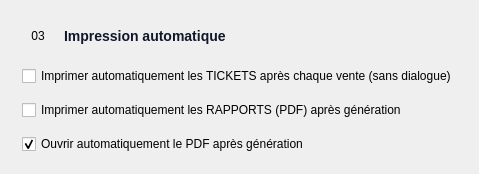
                                                            <widget class="QFrame" name="section_card">
                                                                <layout class="QVBoxLayout" name="secPrintAutoLayout">
                                                                    <property name="spacing">
                                                                        <number>14</number>
                                                                    </property>
                                                                    <property name="leftMargin">
                                                                        <number>22</number>
                                                                    </property>
                                                                    <property name="topMargin">
                                                                        <number>20</number>
                                                                    </property>
                                                                    <property name="rightMargin">
                                                                        <number>22</number>
                                                                    </property>
                                                                    <property name="bottomMargin">
                                                                        <number>20</number>
                                                                    </property>
                                                                    <item>
                                                                        <layout class="QHBoxLayout" name="secPrintAutoHeader">
                                                                            <property name="spacing">
                                                                                <number>10</number>
                                                                            </property>
                                                                            <item>
                                                                                <widget class="QLabel" name="secPrintAutoIcon">
                                                                                    <property name="minimumSize">
                                                                                        <size>
                                                                                            <width>32</width>
                                                                                            <height>32</height>
                                                                                        </size>
                                                                                    </property>
                                                                                    <property name="maximumSize">
                                                                                        <size>
                                                                                            <width>32</width>
                                                                                            <height>32</height>
                                                                                        </size>
                                                                                    </property>
                                                                                    <property name="styleSheet">
                                                                                        <string notr="true">QLabel#section_icon { background: #e0f2fe; color: #023E8A; border-radius: 8px; padding: 6px; font-size: 12px; font-weight: 800; }</string>
                                                                                    </property>
                                                                                    <property name="text">
                                                                                        <string>03</string>
                                                                                    </property>
                                                                                    <property name="alignment">
                                                                                        <set>Qt::AlignmentFlag::AlignCenter</set>
                                                                                    </property>
                                                                                </widget>
                                                                            </item>
                                                                            <item>
                                                                                <widget class="QLabel" name="secPrintAutoTitle">
                                                                                    <property name="styleSheet">
                                                                                        <string notr="true">color: #0f172a; font-size: 14px; font-weight: 800;</string>
                                                                                    </property>
                                                                                    <property name="text">
                                                                                        <string>Impression automatique</string>
                                                                                    </property>
                                                                                </widget>
                                                                            </item>
                                                                        </layout>
                                                                    </item>
                                                                    <item>
                                                                        <widget class="QCheckBox" name="chk_auto_print">
                                                                            <property name="text">
                                                                                <string>Imprimer automatiquement les TICKETS après chaque vente (sans dialogue)</string>
                                                                            </property>
                                                                        </widget>
                                                                    </item>
                                                                    <item>
                                                                        <widget class="QCheckBox" name="chk_auto_print_report">
                                                                            <property name="text">
                                                                                <string>Imprimer automatiquement les RAPPORTS (PDF) après génération</string>
                                                                            </property>
                                                                        </widget>
                                                                    </item>
                                                                    <item>
                                                                        <widget class="QCheckBox" name="chk_auto_open_pdf">
                                                                            <property name="text">
                                                                                <string>Ouvrir automatiquement le PDF après génération</string>
                                                                            </property>
                                                                            <property name="checked">
                                                                                <bool>true</bool>
                                                                            </property>
                                                                        </widget>
                                                                    </item>
                                                                </layout>
                                                            </widget>
